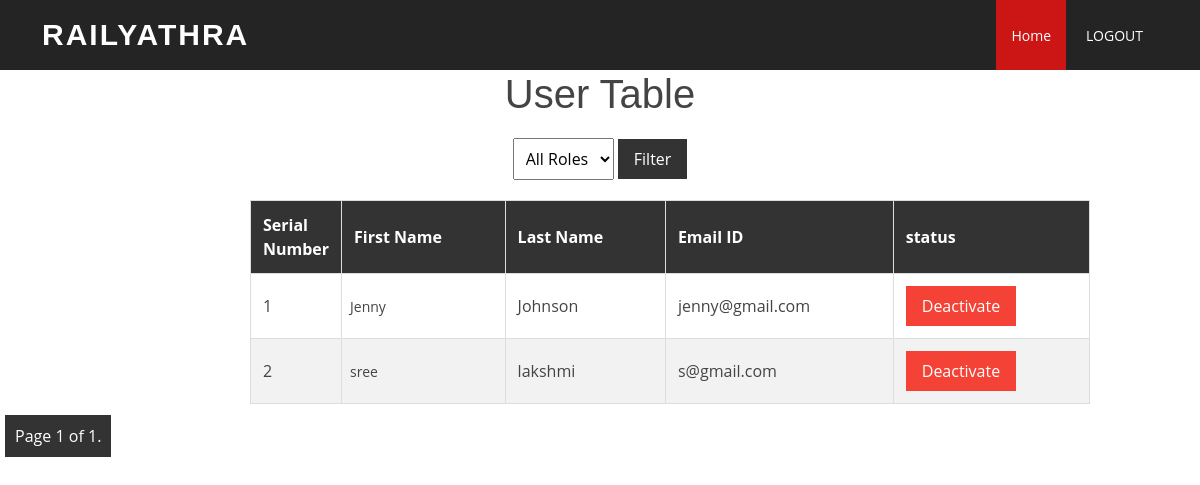
Page /userview/ on the committed database.
### myApp/models.py (models this page shows)
class User(AbstractUser):
    class Role(models.TextChoices):
        ADMIN="ADMIN",'ADMIN'
        USER="USER",'User'
    role = models.CharField(max_length=50,choices=Role.choices)

### myApp/views.py (the view)
# urls.py: path('userview/',views.userview,name='userview'),
def userview(request):
    role_filter = request.GET.get('role')
    users = User.objects.filter(~Q(is_superuser=True))  # Exclude superusers by default
    if role_filter:
        users = users.filter(role=role_filter)
    page = request.GET.get('page', 1)
    paginator = Paginator(users, 10)  # Change 10 to the number of users per page you want
    try:
        users = paginator.page(page)
    except PageNotAnInteger:
        users = paginator.page(1)
    except EmptyPage:
        users = paginator.page(paginator.num_pages)
    context = {'User_profiles': users, 'role_filter': role_filter}
    return render(request, 'userview.html', context)

### templates/userview.html (shortened to what this page needs)
{% load static %}
<!DOCTYPE html>
<html lang="en">
<head>
  <link href="{% static '/vendor/aos/aos.css' %}" rel="stylesheet">
  <link href="{% static '/vendor/bootstrap/css/bootstrap.min.css' %}" rel="stylesheet">
  <link href="{% static '/vendor/bootstrap-icons/bootstrap-icons.css' %}" rel="stylesheet">
  <link href="{% static '/vendor/boxicons/css/boxicons.min.css' %}" rel="stylesheet">
  <link href="{% static '/vendor/glightbox/css/glightbox.min.css' %}" rel="stylesheet">
  <link href="{% static '/vendor/swiper/swiper-bundle.min.css' %}" rel="stylesheet">
  <link href="{% static '/css/style.css' %}" rel="stylesheet">
  <link href="{% static '/css/style.css' %}" rel="stylesheet">
</head>
<body>
  <header id="header" class="d-flex align-items-center">
    <div class="container d-flex align-items-center justify-content-between">
      <h1 class="logo"><a href="index.html">RAILYATHRA</a></h1>
      <nav id="navbar" class="navbar">
        <ul>
          <li><a class="nav-link scrollto active" href="{% url 'dashboard' %}">Home</a></li>
          <li><a class="nav-link scrollto" href="{% url 'handlelogout' %}"  id= "logout-link" class="btn btn-primary">LOGOUT</a></li>
        </ul>
      </nav>
    </div>
  </header>
<div><center>
    <h1>User Table</h1></center>
    <form action="{% url 'userview' %}" method="GET">
    <div class="filter-container">
        <select id="roleFilter" name="role">
            <option value="">All Roles</option>
        </select>
        <button id="filterButton" type="submit">Filter</button>
    </form>
    </div>
    <table>
        <tr>
            <th>Serial Number</th>
            <th>First Name</th>
            <th>Last Name</th>
            <th>Email ID</th>
            <th>status</th>
        </tr>
        <tbody>
            {% for Users in User_profiles %}
                {% if not Users.is_superuser %}
                    <tr>
                        <td class="serial-number">{{ forloop.counter }}</td>
                        <td>{{ Users.first_name }}</td>
                        <td>{{ Users.last_name }}</td>
                        <td>{{ Users.email }}</td>
                        <td>{% if Users.is_active %}
                            <form method="post" action="{% url 'deactivate_user' Users.id %}">
                                <button type="submit" class="deactivate-button">Deactivate</button>
                            </form>
                        {% else %}
                            <form method="post" action="{% url 'activate_user' Users.id %}">
                                {% csrf_token %}
                                <button type="submit" class="activate-button">Activate</button>
                            </form>
                        {% endif %}
                        </td>
                    </tr>
                {% endif %}
            {% endfor %}
        </tbody>
    </table>
<div class="pagination">
    <span class="step-links">
        <span class="current">
            Page {{ User_profiles.number }} of {{ User_profiles.paginator.num_pages }}.
        </span>
    </span>
</div>

### static/css/style.css (style rules this page uses)
body { font-family: "Open Sans", sans-serif; color: #444444; }
a { color: #cc1616; text-decoration: none; }
h1, h2, h3, h4, h5, h6 { font-family: "Raleway", sans-serif; }
#header { background: rgba(25, 25, 25, 0.95); transition: all 0.5s; z-index: 997; height: 70px; }
#header .logo { font-size: 30px; margin: 0; padding: 0; line-height: 1; font-weight: 700; letter-spacing: 2px; text-transform: uppercase; }
#header .logo a { color: #fff; }
.navbar { padding: 0; }
.navbar ul { margin: 0; padding: 0; display: flex; list-style: none; align-items: center; }
.navbar li { position: relative; }
.navbar>ul>li { margin-left: 5px; }
.navbar a, .navbar a:focus { display: flex; align-items: center; justify-content: space-between; padding: 25px 15px 24px 15px; font-size: 14px; color: #fff; white-space: nowrap; transition: 0.3s; }
.navbar a:hover, .navbar .active, .navbar .active:focus, .navbar li:hover>a { background: #cc1616; }

### templates/userview.html (style rules this page uses)
table { width: 70%; border-collapse: collapse; margin-left: 250px; }
th, td { border: 1px solid #ddd; padding: 12px; text-align: left; }
th { background-color: #333; color: #fff; }
tr:nth-child(even) { background-color: #f2f2f2; }
td:nth-child(2) { padding: 8px; font-size: 14px; }
.filter-container { text-align: center; margin: 20px 0; }
select { padding: 8px; }
button { padding: 8px 16px; background-color: #333; color: #fff; border: none; cursor: pointer; }
.deactivate-button { background-color: #f44336; }
.serial-number { width: 50px; }
.pagination { text-align: center; margin-top: 20px; }
.pagination .step-links { display: inline-block; }
.pagination .step-links .current { padding: 10px; margin: 0 5px; text-decoration: none; background-color: #333; color: #fff; }

### rows in the picture
User: first_name "Jenny", last_name "Johnson", email "jenny@gmail.com", is_active "Deactivate"
User: first_name "sree", last_name "lakshmi", email "s@gmail.com", is_active "Deactivate"

### other values in the picture
{{ User_profiles.number }} "1"
{{ User_profiles.paginator.num_pages }} "1"
